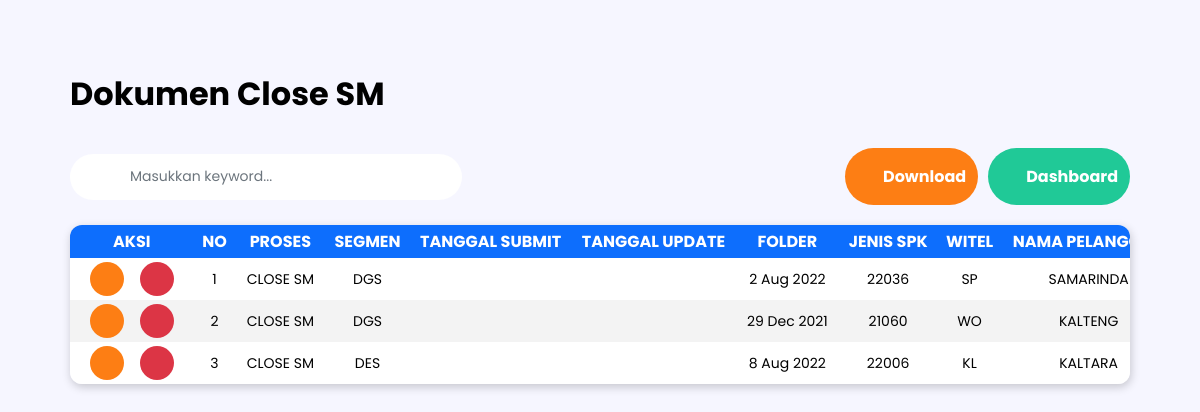
Page /closeSM.php (signed in) on the committed database.
### tables this page shows
CREATE TABLE `report_obl` (
  `id` int(50) DEFAULT NULL,
  `proses` varchar(500) DEFAULT NULL,
  `segmen` varchar(500) DEFAULT NULL,
  `tanggal_update` varchar(500) DEFAULT NULL,
  `folder` varchar(500) DEFAULT NULL,
  `jenis_spk` varchar(500) DEFAULT NULL,
  `witel` varchar(500) DEFAULT NULL,
  `nama_pelanggan` varchar(500) DEFAULT NULL,
  `layanan` varchar(500) DEFAULT NULL,
  `nama_vendor` varchar(500) DEFAULT NULL,
  `jangka_waktu` varchar(500) DEFAULT NULL,
  `nilai_kb` int(50) DEFAULT NULL,
  `no_KFS_SPK` bigint(200) DEFAULT NULL,
  `no_KL_WO_SuratPesanan` varchar(500) DEFAULT NULL,
  `pic` varchar(500) DEFAULT NULL,
  `status` varchar(500) DEFAULT NULL,
  `statusSM` varchar(500) DEFAULT NULL,
  `keterangan` varchar(500) DEFAULT NULL,
  `updated_by` longtext DEFAULT NULL
);

### config/functions.php (called while the page is built, shortened)
<?php
require 'connection.php';
function query($query)
{
    global $conn;
    $result = mysqli_query($conn, $query);
    $rows = [];
    while ($row = mysqli_fetch_assoc($result)) {
        $rows[] = $row;
    }
    return $rows;
}

### closeSM.php (the view, shortened to what this page needs)
<?php
require 'config/functions.php';
$nama = $_SESSION['nama'];
$namaAkun = query("SELECT * FROM account WHERE nama = '$nama'")[0];
$level = $namaAkun["level"];
if (isset($_GET["witel"]) or isset($_GET["tahun"]) or isset($_GET["mitra"]) or isset($_GET["pelanggan"]) or isset($_GET["segmen"]) or isset($_GET["status"])) {
    $witel = $_GET["witel"];
    $tahun = $_GET["tahun"];
    $mitra = $_GET["mitra"];
    $pelanggan = $_GET["pelanggan"];
    $segmen = $_GET["segmen"];
    $status = $_GET["status"];
} else {
    $witel = '';
    $tahun = '';
    $mitra = '';
    $pelanggan = '';
    $segmen = '';
    $status = '';
}
if ($level == 'mitra') {
    if ($witel == '' and $tahun == '' and $pelanggan == '' and $segmen == '' and $status == '') {
        $query = query("SELECT * FROM report_obl WHERE UPPER(proses) = 'CLOSE SM' AND
                UPPER(nama_vendor) LIKE '%$mitra%'
                ORDER BY folder ASC");
    } else {
        $query = query("SELECT * FROM report_obl WHERE UPPER(proses) = 'CLOSE SM' AND
                UPPER(nama_vendor) LIKE '%$mitra%' AND
                (UPPER(segmen) LIKE '%$segmen%' AND
                SUBSTRING(folder, 1, 2) LIKE '%$tahun%' AND
                UPPER(witel) LIKE '%$witel%' AND
                UPPER(nama_pelanggan) LIKE '%$pelanggan%' AND
                UPPER(status) LIKE '%$status%')
                ORDER BY folder ASC");
    }
} else {
    if ($witel == '' and $tahun == '' and $mitra == '' and $pelanggan == '' and $segmen == '' and $status == '') {
        $query = query("SELECT * FROM report_obl WHERE UPPER(proses) = 'CLOSE SM'
            ORDER BY folder ASC");
    }
}
?>
<!DOCTYPE html>
<html lang="en">
<head>
    <link rel="stylesheet" href="css/styleDetail.css">
</head>
<body>
    <div class="container">
        <?php
        $witel = rawurlencode($witel);
        $tahun = rawurlencode($tahun);
        $mitra = rawurlencode($mitra);
        $pelanggan = rawurlencode($pelanggan);
        $segmen = rawurlencode($segmen);
        $status = rawurlencode($status);
        ?>
        <h1>Dokumen Close SM</h1>
        <div class="header">
            <div class="_1">
                <input type="text" name="keyword" id="keyword" placeholder="Masukkan keyword..." autocomplete="off">
            </div>
            <div class="_2">
                <a href="downloadData/downloadCloseSM.php?witel=<?= $witel; ?>&tahun=<?= $tahun; ?>&mitra=<?= $mitra; ?>&pelanggan=<?= $pelanggan; ?>&segmen=<?= $segmen; ?>&status=<?= $status; ?>" id="btnDownload"><button class="download" style="background-color: #FD7E14;"><img src="./img/download.png" alt="">Download</button></a>
                <a href="index.php"><button class="dashboard" style="background-color: #20C997;"><img src="img/home.png" alt="">Dashboard</button></a>
            </div>
        </div>
        <div class="content" id="content-table">
            <table>
                <tr>
                    <th class="aksi" id="aksiTh">AKSI</th>
                    <th>NO</th>
                    <th>PROSES</th>
                    <th>SEGMEN</th>
                    <th>TANGGAL SUBMIT</th>
                    <th>TANGGAL UPDATE</th>
                    <th>FOLDER</th>
                    <th>JENIS SPK</th>
                    <th>WITEL</th>
                    <th>NAMA PELANGGAN</th>
                </tr>
                <?php $i = 1; ?>
                <?php foreach ($query as $row) : ?>
                    <tr>
                        <td class="aksi" id="aksiTd">
                            <div>
                                <a href="updateData.php?id=<?= $row["id"]; ?>"><button class="update"><img src="img/update.png" alt=""></button></a>
                                <a href="delete.php?id=<?= $row["id"]; ?>" class="deleteHref"><button class="delete"><img src="img/delete.png" alt=""></button></a>
                            </div>
                        </td>
                        <td class="no"><?= $i; ?></td>
                        <td><?= $row["proses"]; ?></td>
                        <td><?= $row["segmen"]; ?></td>
                        <td><?= $row["tanggal_submit"]; ?></td>
                        <td><?= $row["tanggal_update"]; ?></td>
                        <td><?= $row["folder"]; ?></td>
                        <td><?= $row["jenis_spk"]; ?></td>
                        <td><?= $row["witel"]; ?></td>
                        <td><?= $row["nama_pelanggan"]; ?></td>
                        <?php $i++; ?>
                    </tr>
                <?php endforeach; ?>
            </table>
        </div>
    </div>
</body>
</html>

### css/styleDetail.css (style rules this page uses)
* { padding: 0; margin: 0; -webkit-box-sizing: border-box; box-sizing: border-box; font-family: 'Poppins', sans-serif; }
body, html { background-color: #f6f6ff; }
a { color: white; text-decoration: none; }
button { all: unset; -webkit-transition: all 0.2s; transition: all 0.2s; color: white; font-size: 16px; font-weight: 700; border-radius: 30px; padding: 16px 12px; display: -webkit-box; display: -ms-flexbox; display: flex; -webkit-box-pack: center; -ms-flex-pack: center; justify-content: center; -webkit-box-align: center; -ms-flex-align: center; align-items: center; cursor: pointer; }
input[type='text'], input[type='password'], input[type='number'], input[type='date'] { all: unset; background-color: white; border-radius: 30px; font-size: 14px; padding: 10px 14px; height: 26px; display: -webkit-box; display: -ms-flexbox; display: flex; -webkit-box-align: center; -ms-flex-align: center; align-items: center; }
::placeholder { color: #6c757d; }
.container { margin: 70px; }
.container .header { display: -webkit-box; display: -ms-flexbox; display: flex; -webkit-box-pack: justify; -ms-flex-pack: justify; justify-content: space-between; -webkit-box-align: center; -ms-flex-align: center; align-items: center; margin-top: 30px; }
.container .header ._1 { position: relative; width: 30%; }
.container .header ._1 input { padding-left: 60px; width: 100%; }
.container .header ._2 { display: -webkit-box; display: -ms-flexbox; display: flex; }
.container .header ._2 button.download { margin-right: 5px; }
.container .header ._2 button.dashboard { margin-left: 5px; }
.container .content { margin-top: 20px; overflow: auto; -webkit-box-shadow: 1px 3px 10px 0px rgba(0, 0, 0, 0.2); box-shadow: 1px 3px 10px 0px rgba(0, 0, 0, 0.2); border-radius: 12px; background-color: white; width: 100%; max-height: 500px; }
.container .content table { border-collapse: collapse; text-align: center; width: 285%; table-layout: auto; }
.container .content table th { background-color: #0d6efd; color: white; font-weight: 700; font-size: 16px; white-space: wrap; padding: 4px 8px; position: -webkit-sticky; position: sticky; top: 0; }
.container .content table td { font-size: 14px; color: black; overflow: hidden; white-space: nowrap; text-overflow: ellipsis; padding: 0 10px; max-width: 200px; }
.container .content table td.aksi div { display: -webkit-box; display: -ms-flexbox; display: flex; -webkit-box-align: center; -ms-flex-align: center; align-items: center; -webkit-box-pack: center; -ms-flex-pack: center; justify-content: center; width: 100%; }
.container .content table td.aksi div a { -webkit-transition: all 0.1s; transition: all 0.1s; font-weight: 700; margin: 4px 8px; }
.container .content table td.aksi div a button.update, .container .content table td.aksi div a button.delete { all: unset; width: 34px; height: 34px; border-radius: 50%; background-color: #fd7e14; display: -webkit-box; display: -ms-flexbox; display: flex; -webkit-box-pack: center; -ms-flex-pack: center; justify-content: center; -webkit-box-align: center; -ms-flex-align: center; align-items: center; }
.container .content table td.aksi div a button.delete { background-color: #dc3545; }
.container .content table tr:nth-child(odd) { background-color: #f3f3f3; }
.container .content table tr:nth-child(even) { background-color: #ffffff; }

### rows in the picture
report_obl: proses "CLOSE SM", segmen "DGS", folder "2 Aug 2022", jenis_spk "22036", witel "SP", nama_pelanggan "SAMARINDA"
report_obl: proses "CLOSE SM", segmen "DGS", folder "29 Dec 2021", jenis_spk "21060", witel "WO", nama_pelanggan "KALTENG"
report_obl: proses "CLOSE SM", segmen "DES", folder "8 Aug 2022", jenis_spk "22006", witel "KL", nama_pelanggan "KALTARA"
